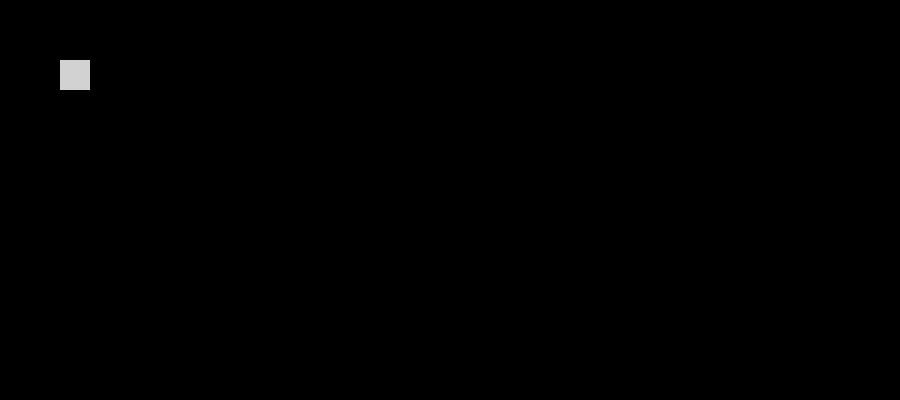
Frame 1 (no input)
Frame 60 (no input): identical to frame 1, image omitted
Frame 120 (the mouse pressed at the canvas centre since frame 60): identical to frame 1, image omitted

The p5.js sketch that drew this single still picture (run headless with seeded random() and noise() and a simulated clock; from frame 60 on, the mouse is pressed at the canvas centre):

// p5.js sketch
// ── sketch.js

function setup() {
  createCanvas(900, 400);
  background(255);

}

var x = 60;
var y = 60

function draw() {
  background(0);

  fill(210);
  if(keyIsPressed){
  if(keyCode == LEFT_ARROW){
    x = x - 5;
  } if(keyCode == RIGHT_ARROW){
    x = x + 5;
  } if(keyCode == UP_ARROW){
    y = y - 5;
  } else if(keyCode == DOWN_ARROW){
    y = y + 5;
  }
}
  noStroke();
  rect(x, y, 30, 30)

  if(keyIsPressed){
  if(key == 'd'){
  stroke(255, 0, 0);
  line(x+30, y, 900, y);
  }
}
}
